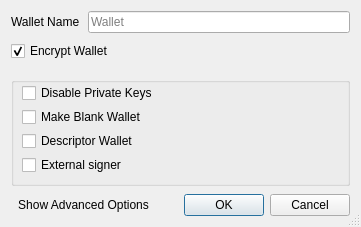
<?xml version="1.0" encoding="UTF-8"?>
<ui version="4.0">
 <class>CreateWalletDialog</class>
 <widget class="QDialog" name="CreateWalletDialog">
  <property name="geometry">
   <rect>
    <x>0</x>
    <y>0</y>
    <width>407</width>
    <height>0</height>
   </rect>
  </property>
  <property name="windowTitle">
   <string>Create Wallet</string>
  </property>
  <property name="sizeGripEnabled">
   <bool>true</bool>
  </property>
  <layout class="QVBoxLayout" name="verticalLayout">
   <property name="spacing">
    <number>8</number>
   </property>
   <item>
    <layout class="QHBoxLayout" name="horizontalLayout">
     <item>
      <widget class="QLabel" name="wallet_name_label">
       <property name="text">
        <string>Wallet Name</string>
       </property>
      </widget>
     </item>
     <item>
      <widget class="QLineEdit" name="wallet_name_line_edit">
       <property name="minimumSize">
        <size>
         <width>262</width>
         <height>0</height>
        </size>
       </property>
       <property name="placeholderText">
        <string>Wallet</string>
       </property>
      </widget>
     </item>
    </layout>
   </item>
   <item>
    <widget class="QCheckBox" name="encrypt_wallet_checkbox">
     <property name="toolTip">
      <string>Encrypt the wallet. The wallet will be encrypted with a passphrase of your choice.</string>
     </property>
     <property name="text">
      <string>Encrypt Wallet</string>
     </property>
     <property name="checked">
      <bool>true</bool>
     </property>
    </widget>
   </item>
   <item>
    <spacer name="verticalSpacer_1">
     <property name="orientation">
      <enum>Qt::Vertical</enum>
     </property>
     <property name="sizeType">
      <enum>QSizePolicy::Fixed</enum>
     </property>
     <property name="sizeHint" stdset="0">
      <size>
       <width>20</width>
       <height>8</height>
      </size>
     </property>
    </spacer>
   </item>
  <item>
    <widget class="QGroupBox" name="groupBox">
     <property name="title">
      <string/>
     </property>
     <property name="visible">
      <bool>false</bool>
     </property>
     <layout class="QVBoxLayout" name="verticalLayout_groupbox">
      <property name="topMargin">
       <number>0</number>
      </property>
      <property name="leftMargin">
       <number>8</number>
      </property>
      <property name="rightMargin">
       <number>8</number>
      </property>
      <property name="bottomMargin">
       <number>8</number>
      </property>
      <property name="spacing">
       <number>4</number>
      </property>
      <item>
       <widget class="QCheckBox" name="disable_privkeys_checkbox">
        <property name="enabled">
         <bool>true</bool>
        </property>
        <property name="toolTip">
         <string>Disable private keys for this wallet. Wallets with private keys disabled will have no private keys and cannot have an HD seed or imported private keys. This is ideal for watch-only wallets.</string>
        </property>
        <property name="text">
         <string>Disable Private Keys</string>
        </property>
       </widget>
      </item>
      <item>
       <widget class="QCheckBox" name="blank_wallet_checkbox">
        <property name="toolTip">
         <string>Make a blank wallet. Blank wallets do not initially have private keys or scripts. Private keys and addresses can be imported, or an HD seed can be set, at a later time.</string>
        </property>
        <property name="text">
         <string>Make Blank Wallet</string>
        </property>
       </widget>
      </item>
      <item>
       <widget class="QCheckBox" name="descriptor_checkbox">
        <property name="toolTip">
         <string>Use descriptors for scriptPubKey management.</string>
        </property>
        <property name="text">
         <string>Descriptor Wallet</string>
        </property>
       </widget>
      </item>
      <item>
       <widget class="QCheckBox" name="external_signer_checkbox">
        <property name="toolTip">
         <string>Use an external signing device such as a hardware wallet. Configure the external signer script in wallet preferences first.</string>
        </property>
        <property name="text">
         <string>External signer</string>
        </property>
       </widget>
      </item>
     </layout>
    </widget>
   </item>
   <item>
    <spacer name="verticalSpacer_2">
     <property name="orientation">
      <enum>Qt::Vertical</enum>
     </property>
     <property name="sizeHint" stdset="0">
      <size>
       <width>20</width>
       <height>0</height>
      </size>
     </property>
    </spacer>
   </item>
   <item>
    <layout class="QHBoxLayout" name="horizontalLayout2">
     <item>
      <widget class="QToolButton" name="advanced_toggle_button">
       <property name="text">
        <string>Show Advanced Options</string>
       </property>
       <property name="toolButtonStyle">
        <enum>Qt::ToolButtonTextOnly</enum>
       </property>
       <property name="autoRaise">
        <bool>true</bool>
       </property>
       <property name="checkable">
        <bool>true</bool>
       </property>
       <property name="checked">
        <bool>false</bool>
       </property>
      </widget>
     </item>
     <item>
      <widget class="QDialogButtonBox" name="buttonBox">
       <property name="orientation">
        <enum>Qt::Horizontal</enum>
       </property>
       <property name="standardButtons">
        <set>QDialogButtonBox::Cancel|QDialogButtonBox::Ok</set>
       </property>
      </widget>
     </item>
    </layout>
   </item>
  </layout>
 </widget>
 <tabstops>
  <tabstop>wallet_name_line_edit</tabstop>
  <tabstop>encrypt_wallet_checkbox</tabstop>
  <tabstop>disable_privkeys_checkbox</tabstop>
  <tabstop>blank_wallet_checkbox</tabstop>
  <tabstop>external_signer_checkbox</tabstop>
 </tabstops>
 <resources/>
 <connections>
  <connection>
   <sender>buttonBox</sender>
   <signal>accepted()</signal>
   <receiver>CreateWalletDialog</receiver>
   <slot>accept()</slot>
   <hints>
    <hint type="sourcelabel">
     <x>248</x>
     <y>254</y>
    </hint>
    <hint type="destinationlabel">
     <x>157</x>
     <y>274</y>
    </hint>
   </hints>
  </connection>
  <connection>
   <sender>buttonBox</sender>
   <signal>rejected()</signal>
   <receiver>CreateWalletDialog</receiver>
   <slot>reject()</slot>
   <hints>
    <hint type="sourcelabel">
     <x>316</x>
     <y>260</y>
    </hint>
    <hint type="destinationlabel">
     <x>286</x>
     <y>274</y>
    </hint>
   </hints>
  </connection>
 </connections>
</ui>
